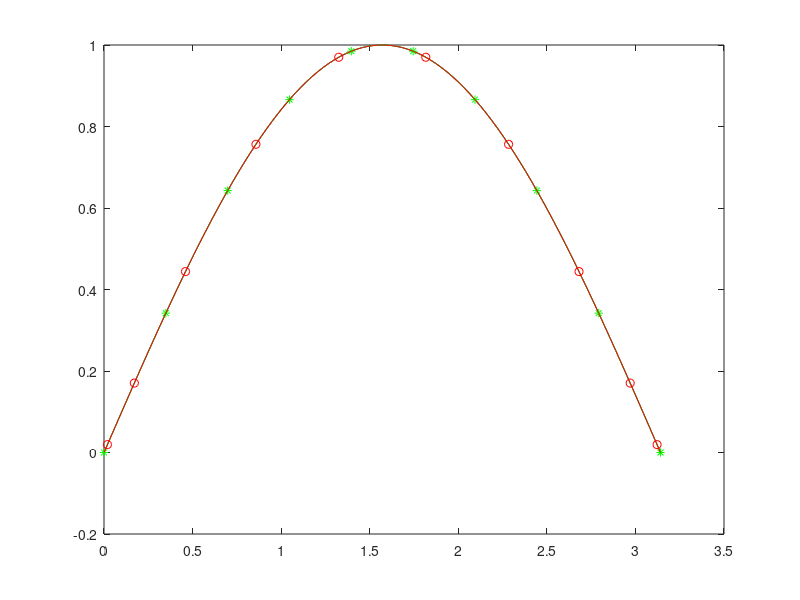
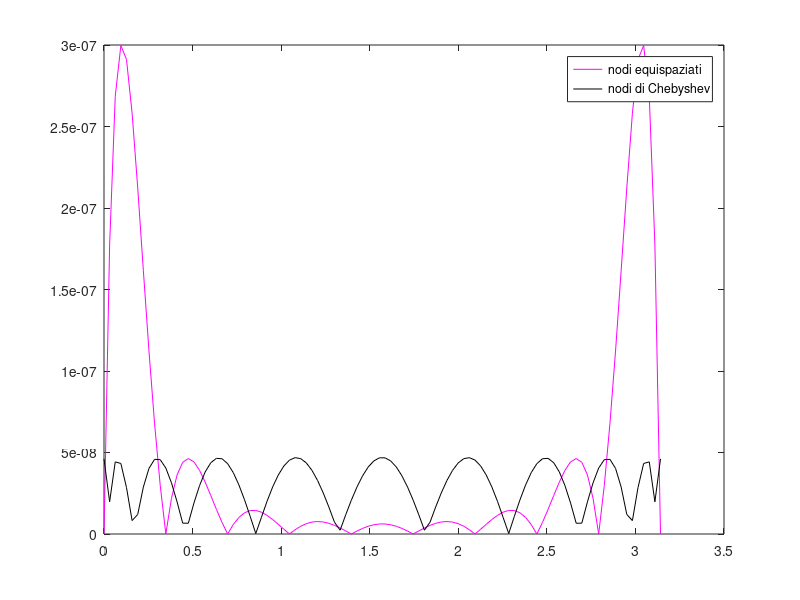

These figures' MATLAB source, in order:
close all
clear all
clc

f = @(x) sin(x);

a=0;
b=pi;
z=linspace(a,b);
fz=f(z);

plot(z,fz)

n=9;

xEQ=linspace(a,b,n+1);
yEQ=f(xEQ);

hold on
plot(xEQ,yEQ,'g*')

cEQ=polyfit(xEQ,yEQ,n);
pEQ=polyval(cEQ,z);

plot(z,pEQ,'g')

disp(norm(pEQ-fz,'inf'))

%nodi di Chebyshev su [-1 1]
t=-cos((2*(1:n+1)-1)/(n+1)*pi/2);
%shiftiamo i nodi in [a b]
xC=(b-a)/2*t+(b+a)/2;

yC=f(xC);

plot(xC,yC,'ro')

cC=polyfit(xC,yC,n);
pC=polyval(cC,z);

plot(z,pC,'r')

disp(norm(pC-fz,'inf'))

errEQ=abs(pEQ-fz);
errC=abs(pC-fz);

figure
plot(z,errEQ,'m')
hold on
plot(z,errC,'k')
legend('nodi equispaziati','nodi di Chebyshev')
